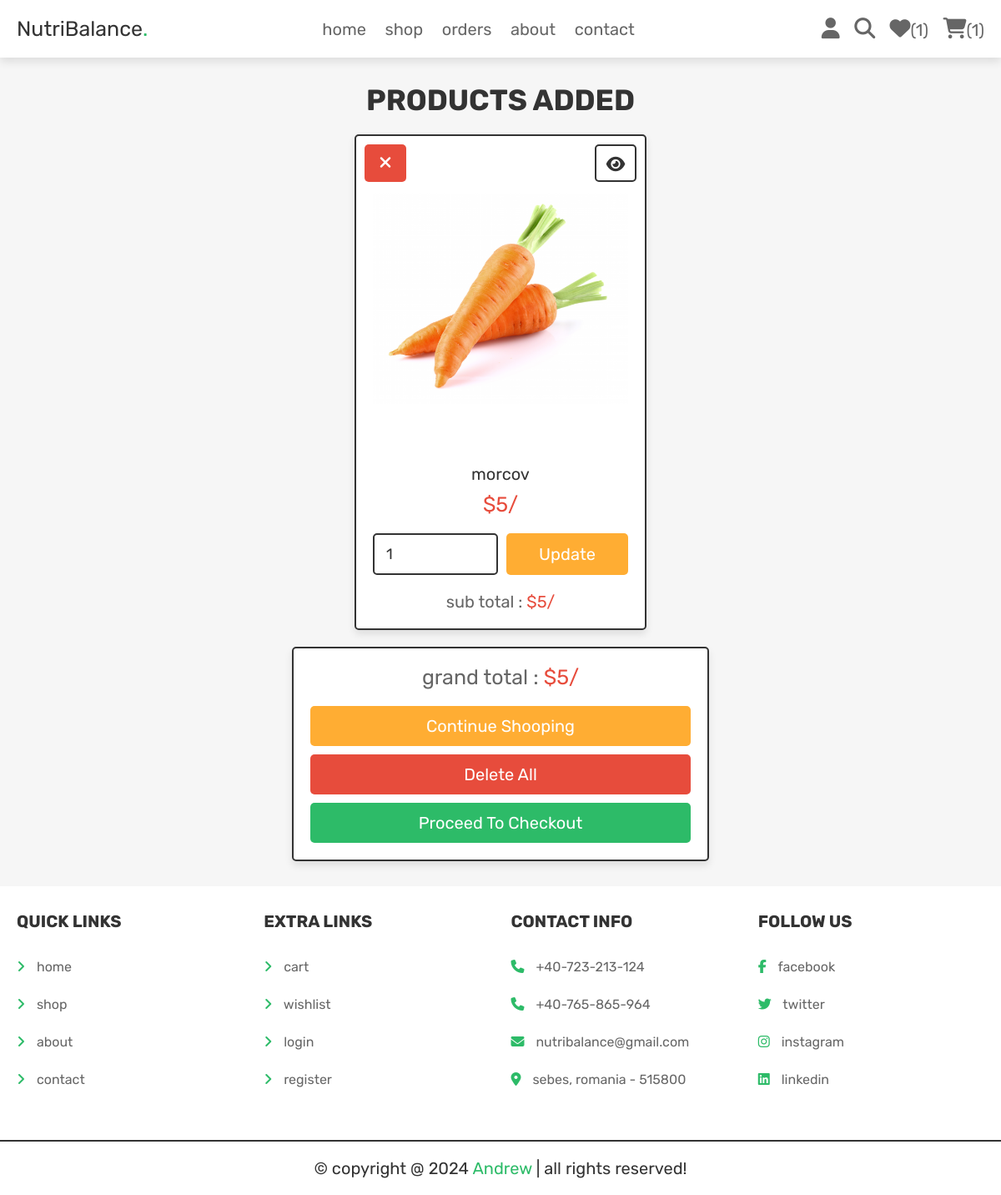
/cart.php (signed in), run on the app's committed database.
### tables this page shows
CREATE TABLE `cart` (
  `id` int NOT NULL,
  `user_id` int NOT NULL,
  `cid` int NOT NULL,
  `nume` varchar(150) NOT NULL,
  `pret` int NOT NULL,
  `cantitate` int NOT NULL,
  `imagine` varchar(150) NOT NULL
);

### cart.php (the view, shortened to what this page needs)
<?php
include 'conexiune.php';
$user_id = $_SESSION['user_id'];
?>
<!DOCTYPE html>
<html lang="en">
<head>
 <link rel="stylesheet" href="https://cdnjs.cloudflare.com/ajax/libs/font-awesome/6.5.2/css/all.min.css">
<link rel="stylesheet" href="CSS/style.css">
</head>
<body>
<?php include 'header.php';?>
<section class="shopping-cart">
  <h1 class="title">products added</h1>
    <div class="box-container">
    <?php
      $grand_total = 0;
      $select_cart = $conexiune->prepare("SELECT * FROM `cart` WHERE user_id =?");
      $select_cart->bind_param('i', $user_id);
      $select_cart->execute();
      $result_cart = $select_cart->get_result();
      if($result_cart->num_rows > 0){
           while($fetch_cart = $result_cart->fetch_assoc()){
    ?>
     <form action="" method="POST" class="box">
        <a href="cart.php?delete=<?= $fetch_cart['id']; ?>" class = "fas fa-times" onclick="return confirm('you want to delete this?');"></a>
        <a href="view_page.php?cid=<?= $fetch_cart['cid']; ?>" class="fas fa-eye"></a>
        <img src="intrare_img/<?= $fetch_cart['imagine']; ?>" alt="">
        <div class="name"><?= $fetch_cart['nume']; ?></div>
        <div class="price">$<?= $fetch_cart['pret']; ?>/</div>
        <div class="flex-btn">
          <input type="number" min="1" value="<?= $fetch_cart['cantitate']; ?>" class="qty" name="p_qty">
          <input type="submit" value="update" name= "update_qty" class="option-btn">
        </div>
         <div class="sub-total">sub total : <span>$<?= $sub_total = ($fetch_cart['pret'] * $fetch_cart['cantitate']); ?>/</span> </div>
     </form>
    <?php
      $grand_total += $sub_total;
      }
    }else{
       echo '<p class="empty">your cart is empty</p>';
    }
    ?>
    </div>
    <div class="cart-total">
       <p>grand total : <span>$<?= $grand_total; ?>/</span></p>
        <a href="shop.php" class="option-btn">continue shooping</a>
        <a href="cart.php?delete_all" class="delete-btn <?= ($grand_total > 1)?'':'disabled' ?>">delete all</a>
        <a href="checkout.php" class="btn <?= ($grand_total > 1)?'':'disabled' ?>">proceed to checkout</a>
    </div>
</section>
<?php include 'footer.php';
?>
</body>
</html>

### CSS/style.css (style rules this page uses)
.shopping-cart .box-container { display: grid; grid-template-columns: repeat(auto-fit, 35rem); gap: 1.5rem; justify-content: center; align-items: flex-start; }
.shopping-cart .box-container .box { padding: 2rem; text-align: center; border: var(--border); background-color: var(--white); box-shadow: var(--box-shadow); border-radius: 0.5rem; position: relative; }
.shopping-cart .box-container .box .price { padding: 1rem 0; color: var(--red); font-size: 2.5rem; }
.shopping-cart .box-container .box .fa-eye { position: absolute; top: 1rem; right: 1rem; border-radius: 0.5rem; height: 4.5rem; line-height: 4.3rem; width: 5rem; border: var(--border); color: var(--black); font-size: 2rem; }
.shopping-cart .box-container .box .fa-times { position: absolute; top: 1rem; left: 1rem; border-radius: 0.5rem; height: 4.5rem; line-height: 4.3rem; width: 5rem; color: var(--white); font-size: 2rem; background-color: var(--red); }
.shopping-cart .box-container .box img { width: 100%; margin-bottom: 1rem; }
.shopping-cart .box-container .box .name { font-size: 2rem; color: var(--black); padding-top: 1rem; }
.shopping-cart .box-container .box .qty { margin-top: 1rem; border-radius: 0.5rem; padding: 1.2rem 1.4rem; font-size: 1.8rem; color: var(--black); border: var(--border); width: 100%; }
.shopping-cart .box-container .sub-total { margin-top: 2rem; font-size: 2rem; color: var(--light-color); }
.shopping-cart .box-container .sub-total span { color: var(--red); }
.shopping-cart .cart-total { max-width: 50rem; margin: 0 auto; margin-top: 2rem; padding: 2rem; text-align: center; border: var(--border); background-color: var(--white); box-shadow: var(--box-shadow); border-radius: 0.5rem; }
.shopping-cart .cart-total p { margin-bottom: 2rem; font-size: 2.5rem; color: var(--light-color); }
.shopping-cart .cart-total p span { color: var(--red); }

### CSS/componente.css (style rules this page uses)
:root { --green: #2dbb68; --orange: #ffad33; --red: #e74c3c; --black: #333; --light-color: #666; --white: #fff; --light-bg: #f6f6f6; --border: 0.2rem solid var(--black); --box-shadow: 0 0.5rem 1rem rgba(0, 0, 0, 0.1); }
* { font-family: "Rubik", sans-serif; margin: 0; padding: 0; box-sizing: border-box; outline: none; border: none; text-decoration: none; color: var(--black); }
body { background-color: var(--light-bg); }
html { font-size: 62.5%; overflow-x: hidden; scroll-behavior: smooth; scroll-padding-top: 6.5rem; }
section { padding: 3rem 2rem; max-width: 1200px; margin: 0 auto; }
.btn, .delete-btn, .option-btn { width: 100%; margin-top: 1rem; border-radius: 0.5rem; padding: 1.2rem 1.4rem; display: block; font-size: 2rem; color: var(--white); cursor: pointer; text-transform: capitalize; text-align: center; }
.btn { background-color: var(--green); }
.delete-btn { background-color: var(--red); }
.option-btn { background-color: var(--orange); }
.flex-btn { display: flex; flex-wrap: wrap; gap: 1rem; }
.flex-btn > * { flex: 1; }
.title { text-align: center; margin-bottom: 2rem; text-transform: uppercase; color: var(--black); font-size: 3.5rem; }

### data on the page
cart: imagine (picture), nume "morcov", pret "5", p_qty "1"

### other printed values
$result_countwish->num_rows "1"
$result_count->num_rows "1"
$grand_total "5"
